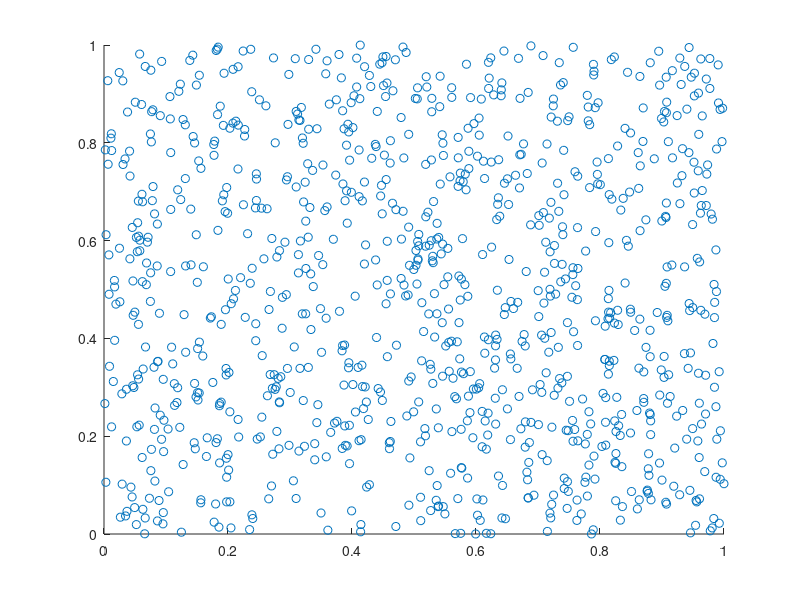

The MATLAB source for this figure: (Note: this script raises an error after producing the figure.)


x = rand(1000,1);
y = rand(1000,1);
scatter(x,y)
f1 = fitlm(x,y,'Intercept',true);
disp(['The R2 value for unforced fit is ' num2str(f1.Rsquared.Ordinary)])
f2 = fitlm(x,y,'Intercept',false);
disp(['The R2 value for forced fit is ' num2str(f2.Rsquared.Ordinary)])



% expt_length = 1000000
% 
% dredge = zeros(expt_length,1);
% rip = zeros(expt_length,1);
% 
% dredge(1) = 100;
% 
% for t = 2:expt_length
%     d_dredge = -0.1*rip(t-1)/(rip(t-1)+100);
%     d_rip = 0.1*dredge(t-1)/(dredge(t-1)+100);
%     dredge(t) = dredge(t-1) + d_dredge;
%     rip(t) = rip(t-1) + d_rip;
% end
% 
% yyaxis left
% plot(dredge)
% yyaxis right
% plot(rip)